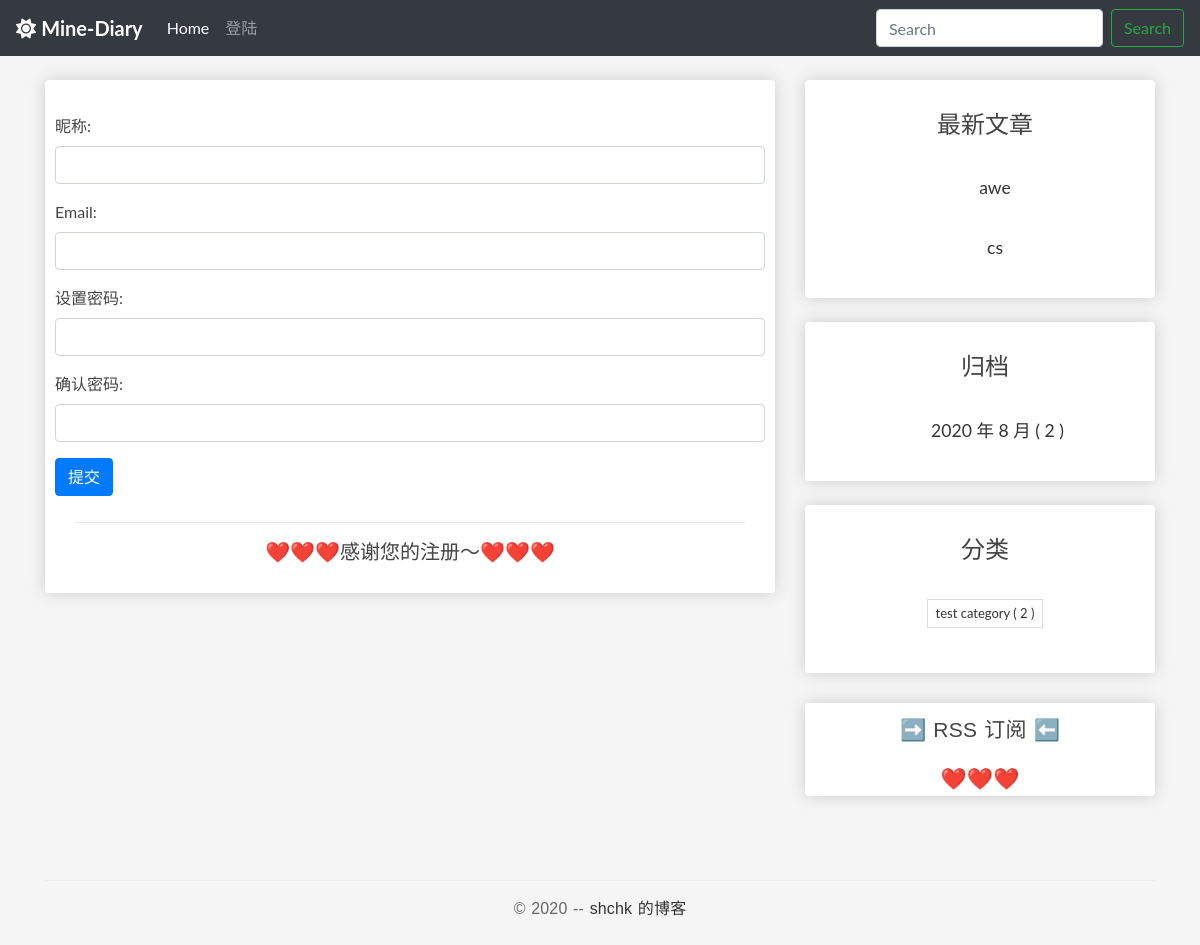
Before: /userprofile/register/ with the older database file.
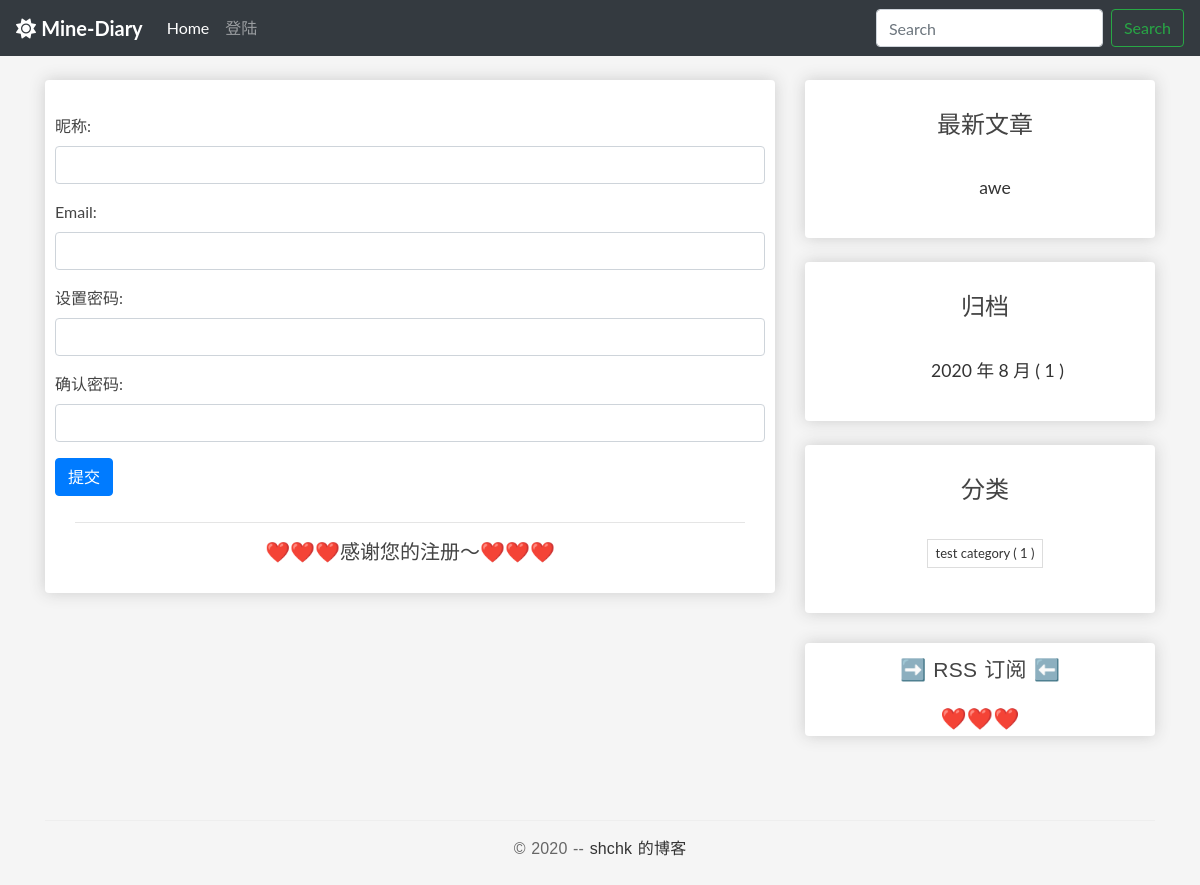
After: the same page with the newer database file.
### blog/models.py (models this page shows, shortened)
class Post(models.Model):
    author = models.ForeignKey(
        User, verbose_name='作者', on_delete=models.CASCADE)
    title = models.CharField('标题', max_length=100)
    body = models.TextField('正文')
    created_time = models.DateTimeField('创建时间', default=timezone.now)
    modified_time = models.DateTimeField('修改时间')
    excerpt = models.CharField('摘要', max_length=100, blank=True)
    categories = models.ForeignKey(
        Category, verbose_name='分类', on_delete=models.CASCADE)
    views = models.PositiveIntegerField('浏览量', default=0, editable=False)
    likes = models.PositiveIntegerField(default=0)
    def get_absolute_url(self):
        return reverse('blog:detail', kwargs={'pk': self.pk})
    class Meta:
        verbose_name = '文章'
        verbose_name_plural = verbose_name
        ordering = ['-created_time']

class Category(models.Model):
    name = models.CharField(max_length=100)
    class Meta:
        verbose_name = '分类'
        verbose_name_plural = verbose_name

### userprofile/views.py (the view)
# urls.py: path('register/', user_register, name='user_register'),
def user_register(request):
    if request.method == "POST":
        user_register_form = UserRegisterForm(data=request.POST)
        if user_register_form.is_valid():
            new_user = user_register_form.save(commit=False)
            new_user.set_password(user_register_form.cleaned_data['password'])
            new_user.save()
            login(request, new_user)
            return redirect('blog:index')
        else:
            return HttpResponse('注册时输入有误，请重新输入～')
    elif request.method == "GET":
        user_register_form = UserRegisterForm()
        context = {
            'form': user_register_form
        }
        return render(request, 'userprofile/register.html', context)
    else:
        return HttpResponse('请使用GET或POST请求数据~')

### userprofile/forms.py (shortened to what this page needs)
class UserRegisterForm(forms.ModelForm):
    password = forms.CharField()
    password2 = forms.CharField()
    class Meta:
        model = User
        fields = ['username', 'email']

### blog/templatetags/blog_extras.py (called while the page is built)
@register.inclusion_tag('blog/inclusions/_recent_posts.html', takes_context=True)
def show_recent_posts(context, num=5):
    return {
        'recent_post_list': Post.objects.all().order_by('-created_time')[:num],
    }

@register.inclusion_tag('blog/inclusions/_archives.html', takes_context=True)
def show_archives(context):
    date_list = Post.objects.annotate(year=ExtractYear('created_time'), month=ExtractMonth(
        'created_time')).values('year', 'month').order_by('year', 'month').annotate(num_posts=Count('id'))
    return {
        'date_list': date_list
    }

@register.inclusion_tag('blog/inclusions/_categories.html', takes_context=True)
def show_categories(context):
    category_list = Category.objects.annotate(
        num_posts=Count('post')).filter(num_posts__gt=0)
    return {
        'category_list': category_list
    }

### userprofile/templates/userprofile/register.html (shortened to what this page needs)
{% extends 'base.html' %}
{% block main %}
    <div class="container box-element">
        <div class="row">
            <div class="col-12">
                <br>
                <form method="post" action=".">
                    <div class="form-group">
                        <label for="username">昵称: </label>
                        <input type="text" class="form-control" id="username" name="username" required>
                    </div>
                    <div class="form-group">
                        <label for="email">Email: </label>
                        <input type="text" class="form-control" id="email" name="email">
                    </div>
                    <div class="form-group">
                        <label for="password">设置密码: </label>
                        <input type="password" class="form-control" id="password" name="password" required>
                    </div>
                    <div class="form-group">
                        <label for="password2">确认密码: </label>
                        <input type="password" class="form-control" id="password2" name="password2" required>
                    </div>
                    <button type="submit" class="btn btn-primary">提交</button>
                    <div class="form-group entry-free">
                        <hr>
                        <h5>❤️❤️❤️感谢您的注册～❤️❤️❤️</h5>
                    </div>
                </form>
            </div>
        </div>
    </div>
{% endblock main %}

### blog/templates/blog/inclusions/_recent_posts.html
<div class="widget widget-recent-posts">
  <h3 class="widget-title entry-title">最新文章</h3>
  <ul>
    {% for post in recent_post_list %}
      <div class="entry-free">
        <li>
            <a href="{{ post.get_absolute_url }}">{{ post.title }}</a>
        </li>
      </div>
    {% empty %}
      暂无文章！
    {% endfor %}
  </ul>
</div>

### blog/templates/blog/inclusions/_categories.html
<div class="widget widget-tag-cloud">
  <h3 class="widget-title entry-title">分类</h3>
  <ul>
    {% for category in category_list %}
        <div class="entry-free">
            <li>
                <a href="{% url 'blog:categories' category.pk %}">{{ category.name }} <span class="post-count">( {{ category.num_posts }} )</span></a>
            </li>
        </div>
    {% empty %}
      暂无分类！
    {% endfor %}
  </ul>
</div>

Changed rows visible on the page:
removed Post: title "cs"
computed for Category "test category": num_posts "2" → "1"
Other visible differences:
new list line: "2020 年 8 月 ( 1 )"
list line gone: "2020 年 8 月 ( 2 )"
